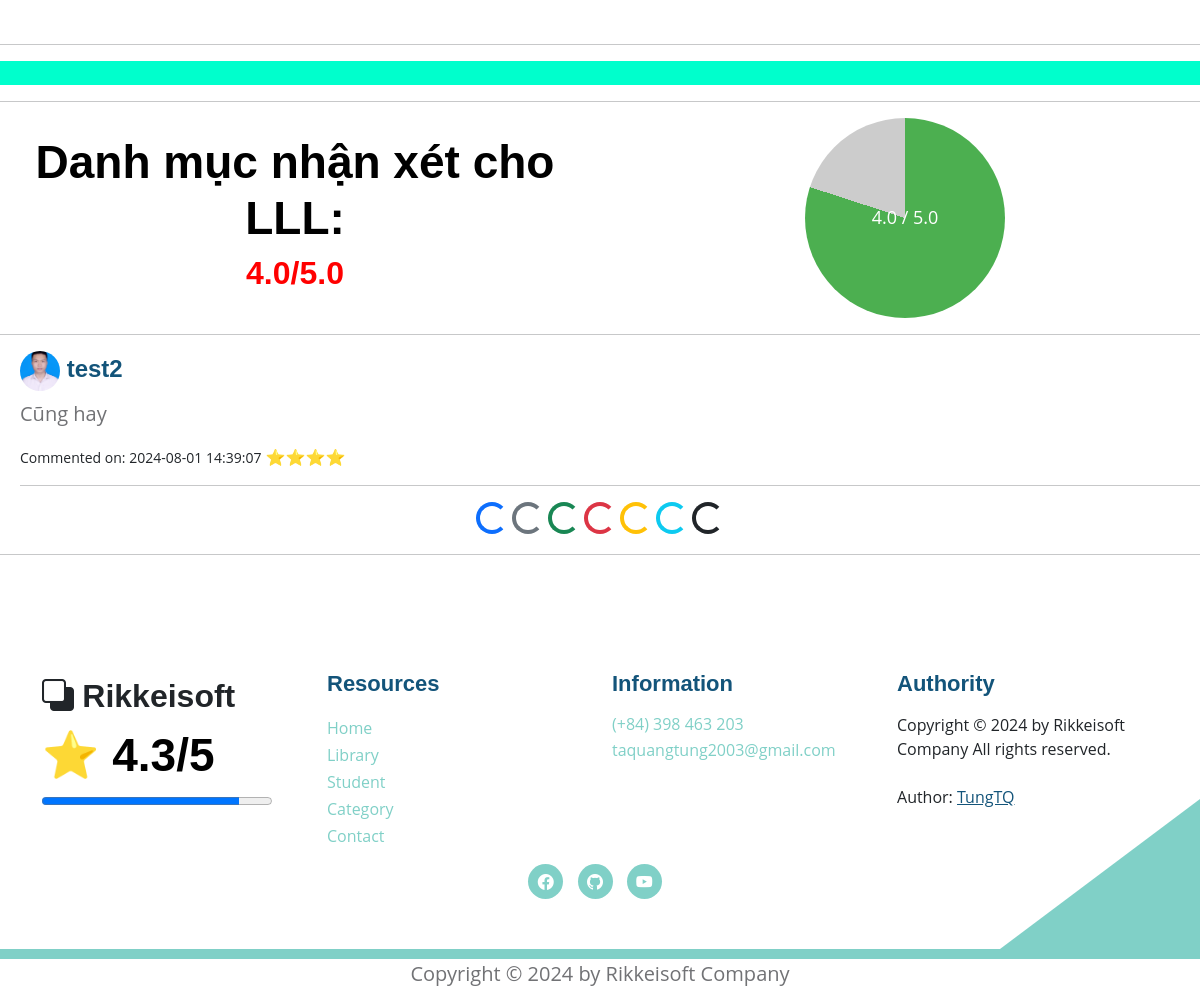
Before: /books/detail_book?choice_book=LLL (lower part) with the older database file.
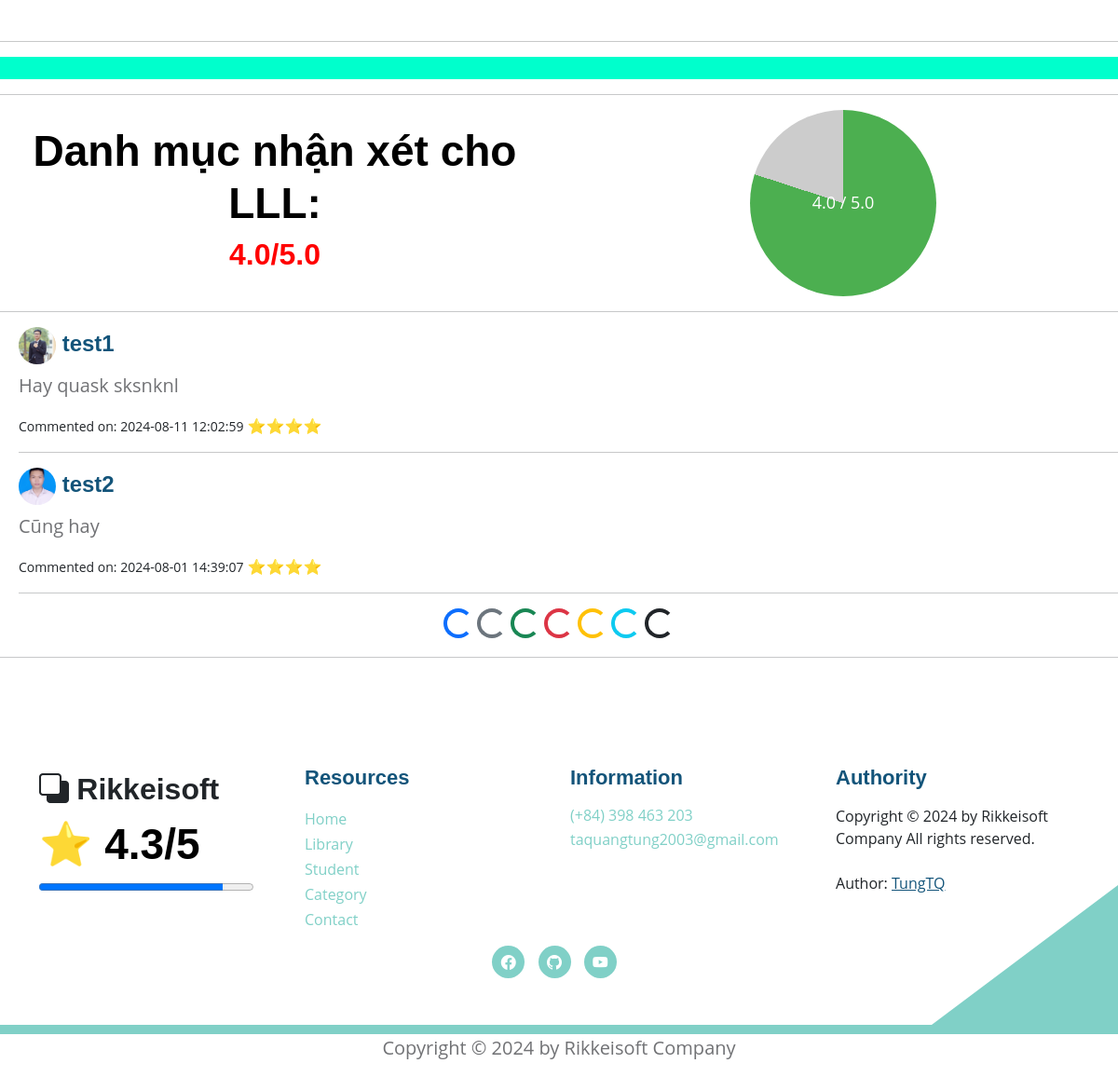
After: the same page with the newer database file.
### models.py (models this page shows)
class CommentBook(Base):
    __tablename__ = 'commentbook'
    id = Column(Integer, primary_key=True, autoincrement=True)  # Khóa chính mới cho bảng
    username_id = Column(String(30), ForeignKey('users.username'), nullable=False, index=True)
    book_id = Column(String(30), ForeignKey('books.id_book'), nullable=False, index=True)
    description_reviewer = Column(Text, nullable=False, index=True)
    rate_book = Column(Integer, nullable=False, index=True)
    insert_at = Column(DateTime, index=True)
    update_at = Column(DateTime, index=True)
    delete_at = Column(DateTime, index=True)
    delete_flag = Column(Boolean, index=True)
    usercomment = relationship("User", back_populates="comments")
    book = relationship("Book", back_populates="comments")

class User(Base):
    __tablename__ = 'users'
    username = Column(String(30), primary_key=True, unique=True, index=True)
    fullname = Column(String(100), index=True)
    email = Column(String(100), index=True)
    password = Column(String(100), index=True)
    role = Column(Integer, index=True)
    delete_flag = Column(Integer, index=True)
    avatar = Column(String(500), index=True, nullable=True)     # Trường thông tin avatar
    books = relationship("Book", back_populates="user")
    comments = relationship("CommentBook", back_populates="usercomment")
    join_requests = relationship('JoinAdmin', back_populates='user')

### routers/book.py (the view)
@router.get('/books/detail_book', response_class=HTMLResponse)
async def get_book_detail(request: Request, token: str = Cookie(None), choice_book: Optional[str] = None, db: Session = Depends(models.get_db)):
    mean_star = function.get_mean_star(db)
    all_category2 = db.query(models.Category).filter(models.Category.delete_flag != 1).all()
    this_book_mean_star = function.get_mean_star_for_book(choice_book, db)
    this_book_choice = db.query(models.Book).filter(models.Book.id_book == choice_book,
                                                    models.Book.delete_flag == 0).first()
    this_comment_book = db.query(models.CommentBook, models.User).join(
        models.User, models.CommentBook.username_id == models.User.username).filter(
            models.CommentBook.book_id == choice_book,
            models.CommentBook.delete_flag == False
    ).order_by(desc(models.CommentBook.insert_at)).all()
    if this_book_choice:
        if token:
            try:
                decodeJSON = jwt.decode(token, "secret", algorithms=["HS256"])
                username = decodeJSON["username"]
                user = function.get_user(db, username)
                this_user_borrow = db.query(models.BorrowBook).filter(models.BorrowBook.username_id == username,
                                                                      models.BorrowBook.book_id == choice_book,
                                                                      models.BorrowBook.status == 1).all()
                if this_user_borrow != []:
                    this_user_borrow = this_user_borrow[0]
                    return templates.TemplateResponse("books/book_detail.html", {
                        "request": request,
                        "user": user,
                        "mean_star": mean_star,
                        "all_category2": all_category2,
                        "this_book_choice": this_book_choice,
                        "this_user_borrow": this_user_borrow,
                        "this_comment_book": this_comment_book,
                        "this_book_mean_star": this_book_mean_star})
                else:
                    return templates.TemplateResponse("books/book_detail.html", {
                        "request": request,
                        "user": user,
                        "mean_star": mean_star,
                        "all_category2": all_category2,
                        "this_book_choice": this_book_choice,
                        "this_comment_book": this_comment_book,
                        "this_book_mean_star": this_book_mean_star})
            except:
                return templates.TemplateResponse("errors/error_template.html", {"request": request,
                                                                             "mean_star": mean_star,
                                                                             "error": "Page not found"})
        else:
            return templates.TemplateResponse("books/book_detail.html", {
                    "request": request,
                    "mean_star": mean_star,
                    "all_category2": all_category2,
                    "this_book_choice": this_book_choice,
                    "this_comment_book": this_comment_book,
                    "this_book_mean_star": this_book_mean_star})
    else:
        return templates.TemplateResponse("errors/error_template.html", {"request": request,
                                                                  "mean_star": mean_star,
                                                                  "error": "Page Not Found"})

### templates/books/book_detail.html (shortened to what this page needs)
{% extends "base.html" %}
{% block content %}
<br>
<hr>
<div style="background-color: #00FFCC">
    <br>
</div>
<hr>
<div style="display: flex; justify-content: center; align-items: center; gap: 20px;">
    <div style="flex: 1; text-align: center;">
        <h2>Danh mục nhận xét cho {{this_book_choice.id_book}}:</h2>
        <h3> <b style="color: red;">{{ this_book_mean_star }}/5.0</b> </h3>
    </div>
    <div style="flex: 1; display: flex; justify-content: center; align-items: center;">
        <div style="width: 200px; height: 200px; border-radius: 50%; background: conic-gradient(#4caf50 {{ this_book_mean_star / 5.0 * 100 }}%, #ccc {{ this_book_mean_star / 5.0 * 100 }}%); display: flex; justify-content: center; align-items: center; font-size: 18px; color: #fff;">
            {{ this_book_mean_star }} / 5.0
        </div>
    </div>
</div>
<hr>
<div style="padding-left: 20px">
{% for comment_book, user in this_comment_book %}
<div class="comment">
    <div class="comment-body">
        <h5><img src="/static/media/{{ user.avatar }}" alt="Avatar" class="avatar"
                style="object-fit: cover; border-radius: 100%; width: 40px; height: 40px;">
            <a href="/users/detail_student?username_choice={{comment_book.username_id}}">
                {{ comment_book.username_id }}
            </a>
        </h5>
        <p>{{ comment_book.description_reviewer }}</p>
        {% if comment_book.update_at %}
        <small>Edited at: {{ comment_book.update_at.strftime('%Y-%m-%d %H:%M:%S') }}</small>
        {% else %}
        <small>Commented on: {{ comment_book.insert_at.strftime('%Y-%m-%d %H:%M:%S') }}</small>
        {% endif %}
        {% for number in range(comment_book.rate_book) %}⭐{% endfor %}
    </div>
</div>
<hr>
{% endfor %}
</div>
<div style="text-align: center;">
    <div class="spinner-border text-primary" role="status">
    </div>
    <div class="spinner-border text-secondary" role="status">
    </div>
    <div class="spinner-border text-success" role="status">
    </div>
    <div class="spinner-border text-danger" role="status">
    </div>
    <div class="spinner-border text-warning" role="status">
    </div>
    <div class="spinner-border text-info" role="status">
    </div>
    <div class="spinner-border text-dark" role="status">
    </div>
</div>
<hr>
<link rel="stylesheet" href="https://cdnjs.cloudflare.com/ajax/libs/font-awesome/4.7.0/css/font-awesome.min.css">
{% endblock content %}

Changed rows visible on the page:
added CommentBook: avatar (picture), username_id "test1", description_reviewer "Hay quask sksnknl", insert_at "2024-08-11 12:02:59", rate_book 4 (drawn)
